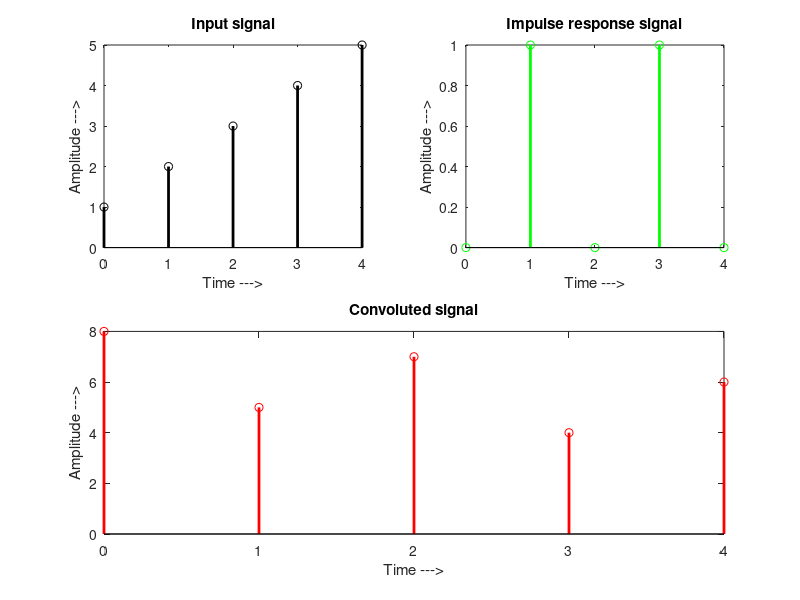

MATLAB code to generate this figure:
% circular convolution
clc
clear 
close all

x = [1 2 3 4 5];
h = [0 1 0 1 0];
n = [0 1 2 3 4];

N = length(n);
y = cconv(x,h,N);

subplot(2,2,1);
stem(n,x,'k','LineWidth',2);
title 'Input signal'
xlabel 'Time --->';
ylabel 'Amplitude --->';

subplot(2,2,2);
stem(n,h,'g','LineWidth',2);
title 'Impulse response signal'
xlabel 'Time --->';
ylabel 'Amplitude --->';

subplot(2,2,[3 4]);
stem(n,y,'r','LineWidth',2);
title 'Convoluted signal'
xlabel 'Time --->';
ylabel 'Amplitude --->';